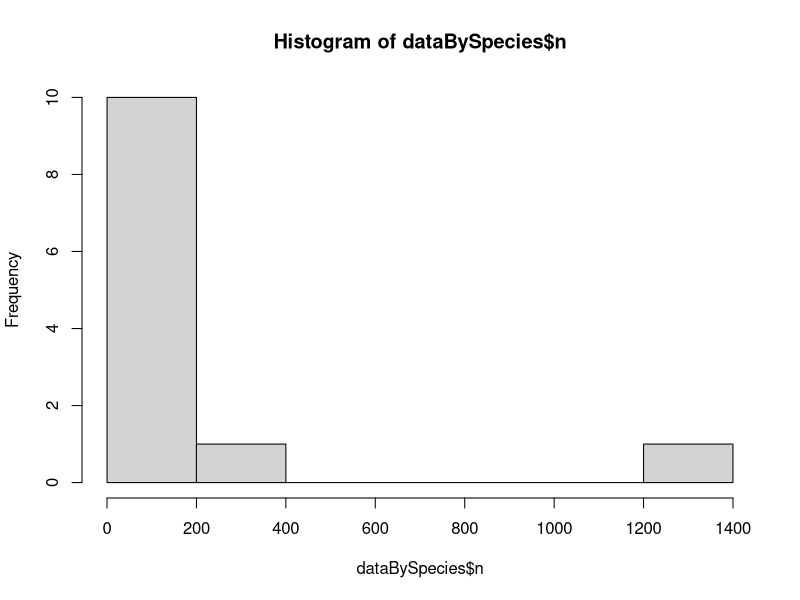

Recreate this plot in R. (Note: this script raises an error after producing the figure.)
## ---- chunk 1
knitr::opts_chunk$set(echo = TRUE)
## ---- chunk 2
# Read data in to a data frame from CSV exported from iNat
getwd()
list.files()
library(tidyverse)
setwd("C:/Users/ljcos/OneDrive/Documents/UVM/Spring 2025/Computational Biology/Lab5")
real_data <- read.csv(file="real_data2-reduced.csv",
                      header=TRUE,
                      sep=",",
                      fileEncoding="UTF-8"
                      ) #nrows=400
glimpse(real_data)

#grab just the columns I need
less_data <- data.frame(real_data["id"],real_data["observed_on"],
                        real_data["scientific_name"],
                        real_data["plant_species_name"]) 
head(less_data)
glimpse(less_data)

# clean date column to keep just the year
less_data$observed_on[] <- gsub("\\d+/\\d+/", 
                                "", 
                                less_data$observed_on[])

head(less_data)
length(less_data[[1]])

# clean data to keep only rows with plant at the species level
good_data_mask <- grep(" ",less_data$plant_species_name) #if there's a space, assume it's a good genus species name. vector of good indices
less_data <- less_data[good_data_mask, ] #keep only the good rows
length(less_data[[1]])

# clean data to keep only rows with butterfly at the species level
good_data_mask <- grep(" ",less_data$scientific_name) #if there's a space, assume it's a good genus species name. vector of good indices
less_data <- less_data[good_data_mask, ] #keep only the good rows
length(less_data[[1]])
## ---- chunk 3
# Group by year and scientific name, and count the number of unique associated plants for each butterfly that year
dataByYear <- less_data %>%
  group_by(observed_on,scientific_name) %>%
  summarize(plant_taxon_count=length(unique(plant_species_name)),n=n())
head(dataByYear)
summary(dataByYear)

# Group by year and scientific name, and count the number of unique associated plants for each butterfly that year
dataBySpecies <- less_data %>%
  group_by(scientific_name) %>%
  summarize(plant_taxon_count=length(unique(plant_species_name)),n=n())

## ---- chunk 4
hist(dataBySpecies$n)

#### Answer: absolutely not

## ---- chunk 5
library(MASS)
require("fitdistrplus")
x <- df$plant_taxon_count
print(x)
plotdist(x,histo=TRUE,demp=TRUE)
fit <- fitdistr(x,"negative binomial")
print(fit)
dnbinom(x,size=1.1200373,mu=5.9586053)


curve(
  dnbinom(x,size=1,mu=6),
#      add=TRUE,
      lwd=2,
      col="red",
  from=0,
  to=50
)
